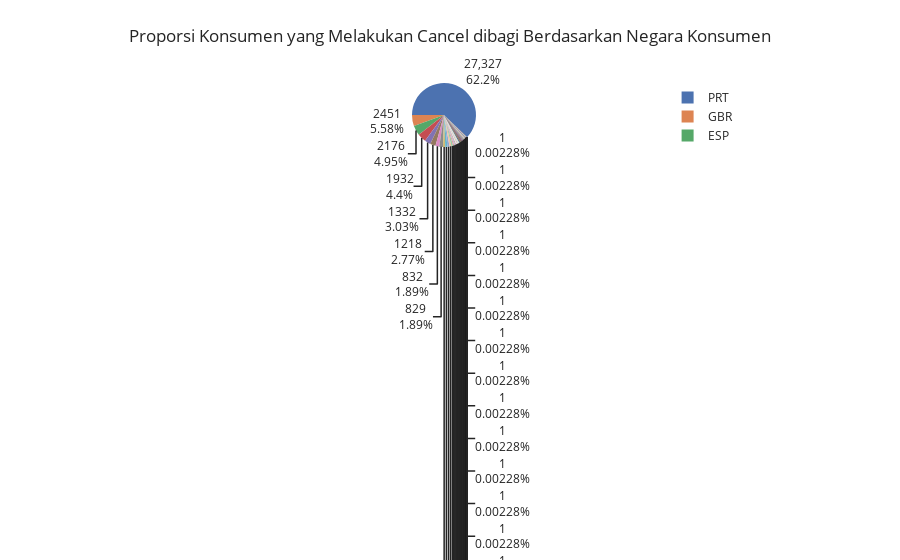

The cell this chart's notebook holds for it:
### Code cell
canceled_df = df[df['is_canceled'] == 1]['country'].value_counts()

fig = px.pie(canceled_df, 
             values = canceled_df.values, 
             names = canceled_df.index, 
             title = 'Proporsi Konsumen yang Melakukan Cancel dibagi Berdasarkan Negara Konsumen', 
             template = 'seaborn'
            )

fig.update_traces(rotation = -90, textinfo = 'value+percent')
fig.show()
#plt.savefig('fig-12')

### Figure 1 — Plotly figure (JSON) as saved in the notebook; plotly's stock layout.template omitted (floating-point values rounded to 4 significant figures)
{"data": [{"domain": {"x": [0, 1], "y": [0, 1]}, "hovertemplate": "label=%{label}<br>value=%{value}<extra></extra>", "labels": ["PRT", "GBR", "ESP", "FRA", "ITA", "DEU", "IRL", "BRA", "USA", "BEL", "CHN", "CHE", "NLD", "CN", "RUS", "AUT", "SWE", "POL", "AGO", "NOR", "ISR", "ROU", "MAR", "LUX", "DNK", "AUS", "TUR", "HUN", "FIN", "KOR", "ARG", "ARE", "CZE", "IND", "GRC", "SAU", "ZAF", "JPN", "HKG", "HRV", "PHL", "IDN", "SVK", "IRN", "COL", "NGA", "DZA", "UKR", "TUN", "MOZ", "EST", "THA", "SGP", "CHL", "SVN", "MAC", "GEO", "TWN", "BGR", "VEN", "CPV", "GIB", "QAT", "EGY", "CYP", "MEX", "URY", "PAK", "LVA", "AZE", "BGD", "LBN", "MDV", "SEN", "ECU", "TJK", "BLR", "JEY", "DOM", "LTU", "NZL", "KWT", "PER", "KAZ", "MLT", "AND", "FRO", "BHR", "OMN", "ISL", "JOR", "SRB", "BEN", "BIH", "GGY", "MYS", "TZA", "CIV", "GHA", "MYT", "ALB", "GLP", "GAB", "ZWE", "VNM", "ARM", "MNE", "MKD", "PRI", "UZB", "IMN", "KHM", "KEN", "FJI", "SYC", "VGB", "CRI", "ZMB", "HND", "GNB", "MCO", "LIE", "ETH", "UMI", "NIC", "MUS", "TMP"], "legendgroup": "", "name": "", "rotation": -90, "showlegend": true, "textinfo": "value+percent", "type": "pie", "values": [27327, 2451, 2176, 1932, 1332, 1218, 832, 829, 500, 472, 462, 428, 387, 254, 239, 229, 227, 213, 205, 181, 169, 134, 109, 109, 109, 107, 102, 77, 68, 55, 53, 43, 37, 35, 35, 33, 31, 28, 26, 25, 25, 24, 24, 23, 23, 21, 21, 20, 19, 19, 18, 18, 16, 16, 15, 15, 15, 14, 12, 12, 12, 11, 11, 11, 11, 10, 9, 9, 9, 9, 9, 9, 9, 8, 8, 8, 8, 8, 8, 7, 6, 6, 6, 5, 5, 5, 4, 4, 4, 4, 3, 3, 3, 3, 3, 3, 3, 2, 2, 2, 2, 2, 2, 2, 2, 2, 2, 2, 2, 2, 2, 2, 2, 1, 1, 1, 1, 1, 1, 1, 1, 1, 1, 1, 1, 1, 1]}], "layout": {"legend": {"tracegroupgap": 0}, "title": {"text": "Proporsi Konsumen yang Melakukan Cancel dibagi Berdasarkan Negara Konsumen"}}}
